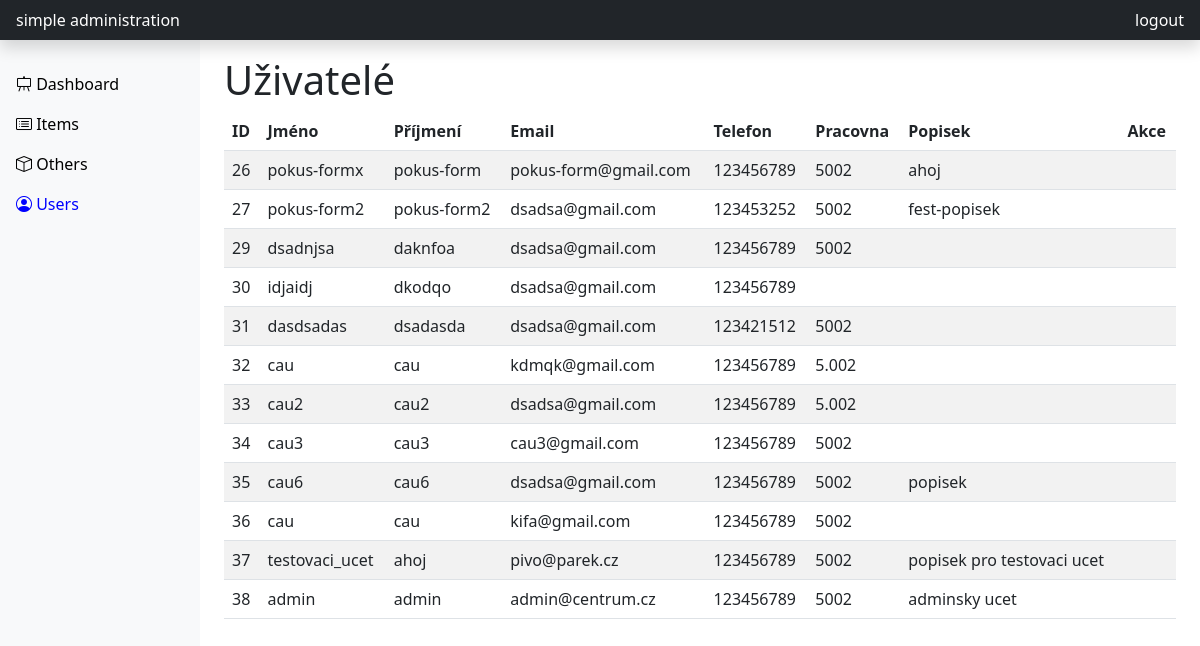
Page /users.php (signed in) on the committed database.
### tables this page shows
CREATE TABLE `users` (
  `id` int(11) NOT NULL,
  `jmeno` varchar(200) NOT NULL,
  `prijmeni` varchar(200) NOT NULL,
  `email` varchar(40) NOT NULL,
  `telefon` int(9) NOT NULL,
  `pracovna` varchar(50) NOT NULL,
  `popisek` varchar(50) NOT NULL,
  `heslo` varchar(100) NOT NULL,
  `admin` tinyint(1) DEFAULT 0
);

### users.php (the view, shortened to what this page needs)
<?php
include "includes/nav.php";
include "includes/db.php";
?>
<!DOCTYPE html>
<html lang="cs">
<head>
</head>
<body>
    <main class="col-md-9 ms-sm-auto col-lg-10 px-md-4 pt-3 pb-3">
        <h1>Uživatelé</h1>
        <?php
        $sql = "SELECT id, jmeno, prijmeni, email, telefon, pracovna, popisek FROM users";
        $stmt = $conn->prepare($sql);
        if ($stmt === false) {
            echo "Chyba při přípravě dotazu: " . $conn->error . "<br>";
        } else {
            $stmt->execute();
            $result = $stmt->get_result();
            if ($result->num_rows > 0) {
                echo "<table class='table table-striped'>";
                echo "<thead>";
                echo "<tr>";
                echo "<th scope='col'>ID</th>";
                echo "<th scope='col'>Jméno</th>";
                echo "<th scope='col'>Příjmení</th>";
                echo "<th scope='col'>Email</th>";
                echo "<th scope='col'>Telefon</th>";
                echo "<th scope='col'>Pracovna</th>";
                echo "<th scope='col'>Popisek</th>";
                echo "<th scope='col'>Akce</th>";
                echo "</tr>";
                echo "</thead>";
                echo "<tbody>";
                while ($row = $result->fetch_assoc()) {
                    echo "<tr>";
                    echo "<td>" . htmlspecialchars($row["id"]) . "</td>";
                    echo "<td>" . htmlspecialchars($row["jmeno"]) . "</td>";
                    echo "<td>" . htmlspecialchars($row["prijmeni"]) . "</td>";
                    echo "<td>" . htmlspecialchars($row["email"]) . "</td>";
                    echo "<td>" . htmlspecialchars($row["telefon"]) . "</td>";
                    echo "<td>" . htmlspecialchars($row["pracovna"]) . "</td>";
                    echo "<td>" . htmlspecialchars($row["popisek"]) . "</td>";
                    echo "<td>";
                    echo "</td>";
                    echo "</tr>";
                }
                echo "</tbody>";
                echo "</table>";
            } else {
                echo "<p>Žádní uživatelé k zobrazení.</p>";
            }
        }
        ?>
    </main>
</body>
</html>

### rows in the picture
users: id "26", jmeno "pokus-formx", prijmeni "pokus-form", email "pokus-form@gmail.com", telefon "123456789", pracovna "5002", popisek "ahoj"
users: id "27", jmeno "pokus-form2", prijmeni "pokus-form2", email "dsadsa@gmail.com", telefon "123453252", pracovna "5002", popisek "fest-popisek"
users: id "29", jmeno "dsadnjsa", prijmeni "daknfoa", email "dsadsa@gmail.com", telefon "123456789", pracovna "5002"
users: id "30", jmeno "idjaidj", prijmeni "dkodqo", email "dsadsa@gmail.com", telefon "123456789"
users: id "31", jmeno "dasdsadas", prijmeni "dsadasda", email "dsadsa@gmail.com", telefon "123421512", pracovna "5002"
users: id "32", jmeno "cau", prijmeni "cau", email "kdmqk@gmail.com", telefon "123456789", pracovna "5.002"
users: id "33", jmeno "cau2", prijmeni "cau2", email "dsadsa@gmail.com", telefon "123456789", pracovna "5.002"
users: id "34", jmeno "cau3", prijmeni "cau3", email "cau3@gmail.com", telefon "123456789", pracovna "5002"
users: id "35", jmeno "cau6", prijmeni "cau6", email "dsadsa@gmail.com", telefon "123456789", pracovna "5002", popisek "popisek"
users: id "36", jmeno "cau", prijmeni "cau", email "kifa@gmail.com", telefon "123456789", pracovna "5002"
users: id "37", jmeno "testovaci_ucet", prijmeni "ahoj", email "pivo@parek.cz", telefon "123456789", pracovna "5002", popisek "popisek pro testovaci ucet"
users: id "38", jmeno "admin", prijmeni "admin", email "admin@centrum.cz", telefon "123456789", pracovna "5002", popisek "adminsky ucet"
